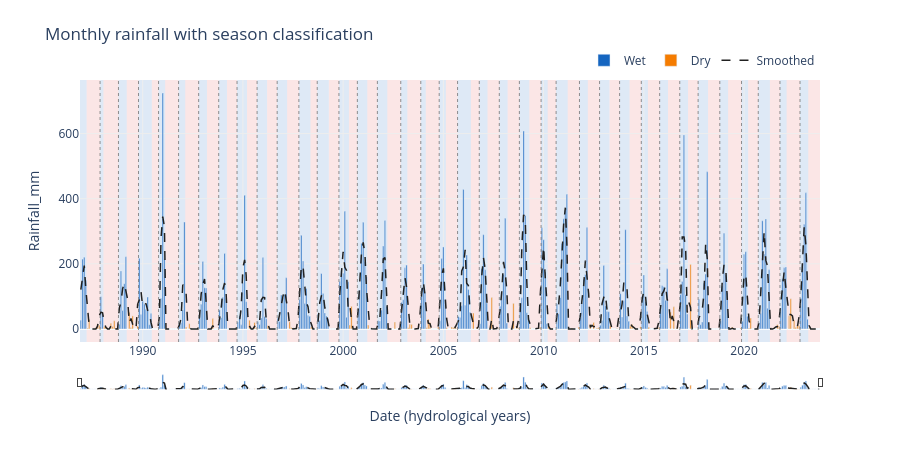

The code cell stored with this chart in its notebook:
### Code cell
from hydroseason.plot import plot_season_timeline, show

# Interactive bar chart — coloured by SeasonType, hydro-year boundaries, range slider
# show() enables scroll-to-zoom and responsive sizing
show(plot_season_timeline(result))

### Figure 1 — Plotly figure (JSON) as saved in the notebook; plotly's stock layout.template omitted (floating-point values rounded to 4 significant figures; data arrays with more than 128 entries replaced by an {"elided": "..."} marker saying what was removed)
{"data": [{"customdata": {"elided": "195 int values"}, "hovertemplate": "<b>%{x|%b %Y}</b><br>Rainfall_mm: %{y:.1f}<br>Season: Wet<br>Hydro Year: %{customdata}<br><extra></extra>", "marker": {"color": "#1565C0"}, "name": "Wet", "type": "bar", "x": {"elided": "195 str values"}, "y": {"elided": "195 float values"}}, {"customdata": {"elided": "248 int values"}, "hovertemplate": "<b>%{x|%b %Y}</b><br>Rainfall_mm: %{y:.1f}<br>Season: Dry<br>Hydro Year: %{customdata}<br><extra></extra>", "marker": {"color": "#F57C00"}, "name": "Dry", "type": "bar", "x": {"elided": "248 str values"}, "y": {"elided": "248 float values"}}, {"hovertemplate": "<b>%{x|%b %Y}</b><br>Smoothed: %{y:.1f}<extra></extra>", "line": {"color": "#212121", "dash": "dash", "width": 1.5}, "mode": "lines", "name": "Smoothed", "type": "scatter", "x": {"elided": "443 str values"}, "y": {"elided": "443 float values"}}], "layout": {"barmode": "overlay", "dragmode": "pan", "height": 450, "hoverlabel": {"bgcolor": "white"}, "legend": {"orientation": "h", "x": 1, "xanchor": "right", "y": 1.02, "yanchor": "bottom"}, "margin": {"b": 60, "t": 80}, "paper_bgcolor": "white", "plot_bgcolor": "white", "shapes": [{"fillcolor": "rgba(21, 101, 192, 0.14)", "layer": "below", "line": {"width": 0}, "type": "rect", "x0": "1986-11-15T12:00:00", "x1": "1987-03-16T12:00:00", "xref": "x", "y0": 0, "y1": 1, "yref": "paper"}, {"fillcolor": "rgba(229, 115, 115, 0.18)", "layer": "below", "line": {"width": 0}, "type": "rect", "x0": "1987-03-16T12:00:00", "x1": "1987-11-16T00:00:00", "xref": "x", "y0": 0, "y1": 1, "yref": "paper"}, {"fillcolor": "rgba(21, 101, 192, 0.14)", "layer": "below", "line": {"width": 0}, "type": "rect", "x0": "1987-11-16T00:00:00", "x1": "1988-01-16T12:00:00", "xref": "x", "y0": 0, "y1": 1, "yref": "paper"}, {"fillcolor": "rgba(229, 115, 115, 0.18)", "layer": "below", "line": {"width": 0}, "type": "rect", "x0": "1988-01-16T12:00:00", "x1": "1988-10-16T12:00:00", "xref": "x", "y0": 0, "y1": 1, "yref": "paper"}, {"fillcolor": "rgba(21, 101, 192, 0.14)", "layer": "below", "line": {"width": 0}, "type": "rect", "x0": "1988-10-16T12:00:00", "x1": "1989-03-16T12:00:00", "xref": "x", "y0": 0, "y1": 1, "yref": "paper"}, {"fillcolor": "rgba(229, 115, 115, 0.18)", "layer": "below", "line": {"width": 0}, "type": "rect", "x0": "1989-03-16T12:00:00", "x1": "1989-10-16T12:00:00", "xref": "x", "y0": 0, "y1": 1, "yref": "paper"}, {"fillcolor": "rgba(21, 101, 192, 0.14)", "layer": "below", "line": {"width": 0}, "type": "rect", "x0": "1989-10-16T12:00:00", "x1": "1990-06-16T00:00:00", "xref": "x", "y0": 0, "y1": 1, "yref": "paper"}, {"fillcolor": "rgba(229, 115, 115, 0.18)", "layer": "below", "line": {"width": 0}, "type": "rect", "x0": "1990-06-16T00:00:00", "x1": "1990-10-16T12:00:00", "xref": "x", "y0": 0, "y1": 1, "yref": "paper"}, {"fillcolor": "rgba(21, 101, 192, 0.14)", "layer": "below", "line": {"width": 0}, "type": "rect", "x0": "1990-10-16T12:00:00", "x1": "1991-02-15T00:00:00", "xref": "x", "y0": 0, "y1": 1, "yref": "paper"}, {"fillcolor": "rgba(229, 115, 115, 0.18)", "layer": "below", "line": {"width": 0}, "type": "rect", "x0": "1991-02-15T00:00:00", "x1": "1991-10-16T12:00:00", "xref": "x", "y0": 0, "y1": 1, "yref": "paper"}, {"fillcolor": "rgba(21, 101, 192, 0.14)", "layer": "below", "line": {"width": 0}, "type": "rect", "x0": "1991-10-16T12:00:00", "x1": "1992-02-15T12:00:00", "xref": "x", "y0": 0, "y1": 1, "yref": "paper"}, {"fillcolor": "rgba(229, 115, 115, 0.18)", "layer": "below", "line": {"width": 0}, "type": "rect", "x0": "1992-02-15T12:00:00", "x1": "1992-10-16T12:00:00", "xref": "x", "y0": 0, "y1": 1, "yref": "paper"}, {"fillcolor": "rgba(21, 101, 192, 0.14)", "layer": "below", "line": {"width": 0}, "type": "rect", "x0": "1992-10-16T12:00:00", "x1": "1993-03-16T12:00:00", "xref": "x", "y0": 0, "y1": 1, "yref": "paper"}, {"fillcolor": "rgba(229, 115, 115, 0.18)", "layer": "below", "line": {"width": 0}, "type": "rect", "x0": "1993-03-16T12:00:00", "x1": "1993-10-16T12:00:00", "xref": "x", "y0": 0, "y1": 1, "yref": "paper"}, {"fillcolor": "rgba(21, 101, 192, 0.14)", "layer": "below", "line": {"width": 0}, "type": "rect", "x0": "1993-10-16T12:00:00", "x1": "1994-03-16T12:00:00", "xref": "x", "y0": 0, "y1": 1, "yref": "paper"}, {"fillcolor": "rgba(229, 115, 115, 0.18)", "layer": "below", "line": {"width": 0}, "type": "rect", "x0": "1994-03-16T12:00:00", "x1": "1994-09-16T00:00:00", "xref": "x", "y0": 0, "y1": 1, "yref": "paper"}, {"fillcolor": "rgba(21, 101, 192, 0.14)", "layer": "below", "line": {"width": 0}, "type": "rect", "x0": "1994-09-16T00:00:00", "x1": "1995-03-16T12:00:00", "xref": "x", "y0": 0, "y1": 1, "yref": "paper"}, {"fillcolor": "rgba(229, 115, 115, 0.18)", "layer": "below", "line": {"width": 0}, "type": "rect", "x0": "1995-03-16T12:00:00", "x1": "1995-09-16T00:00:00", "xref": "x", "y0": 0, "y1": 1, "yref": "paper"}, {"fillcolor": "rgba(21, 101, 192, 0.14)", "layer": "below", "line": {"width": 0}, "type": "rect", "x0": "1995-09-16T00:00:00", "x1": "1996-03-16T12:00:00", "xref": "x", "y0": 0, "y1": 1, "yref": "paper"}, {"fillcolor": "rgba(229, 115, 115, 0.18)", "layer": "below", "line": {"width": 0}, "type": "rect", "x0": "1996-03-16T12:00:00", "x1": "1996-09-16T00:00:00", "xref": "x", "y0": 0, "y1": 1, "yref": "paper"}, {"fillcolor": "rgba(21, 101, 192, 0.14)", "layer": "below", "line": {"width": 0}, "type": "rect", "x0": "1996-09-16T00:00:00", "x1": "1997-03-16T12:00:00", "xref": "x", "y0": 0, "y1": 1, "yref": "paper"}, {"fillcolor": "rgba(229, 115, 115, 0.18)", "layer": "below", "line": {"width": 0}, "type": "rect", "x0": "1997-03-16T12:00:00", "x1": "1997-10-16T12:00:00", "xref": "x", "y0": 0, "y1": 1, "yref": "paper"}, {"fillcolor": "rgba(21, 101, 192, 0.14)", "layer": "below", "line": {"width": 0}, "type": "rect", "x0": "1997-10-16T12:00:00", "x1": "1998-05-16T12:00:00", "xref": "x", "y0": 0, "y1": 1, "yref": "paper"}, {"fillcolor": "rgba(229, 115, 115, 0.18)", "layer": "below", "line": {"width": 0}, "type": "rect", "x0": "1998-05-16T12:00:00", "x1": "1998-09-16T00:00:00", "xref": "x", "y0": 0, "y1": 1, "yref": "paper"}, {"fillcolor": "rgba(21, 101, 192, 0.14)", "layer": "below", "line": {"width": 0}, "type": "rect", "x0": "1998-09-16T00:00:00", "x1": "1999-04-16T00:00:00", "xref": "x", "y0": 0, "y1": 1, "yref": "paper"}, {"fillcolor": "rgba(229, 115, 115, 0.18)", "layer": "below", "line": {"width": 0}, "type": "rect", "x0": "1999-04-16T00:00:00", "x1": "1999-10-16T12:00:00", "xref": "x", "y0": 0, "y1": 1, "yref": "paper"}, {"fillcolor": "rgba(21, 101, 192, 0.14)", "layer": "below", "line": {"width": 0}, "type": "rect", "x0": "1999-10-16T12:00:00", "x1": "2000-04-16T00:00:00", "xref": "x", "y0": 0, "y1": 1, "yref": "paper"}, {"fillcolor": "rgba(229, 115, 115, 0.18)", "layer": "below", "line": {"width": 0}, "type": "rect", "x0": "2000-04-16T00:00:00", "x1": "2000-09-16T00:00:00", "xref": "x", "y0": 0, "y1": 1, "yref": "paper"}, {"fillcolor": "rgba(21, 101, 192, 0.14)", "layer": "below", "line": {"width": 0}, "type": "rect", "x0": "2000-09-16T00:00:00", "x1": "2001-03-16T12:00:00", "xref": "x", "y0": 0, "y1": 1, "yref": "paper"}, {"fillcolor": "rgba(229, 115, 115, 0.18)", "layer": "below", "line": {"width": 0}, "type": "rect", "x0": "2001-03-16T12:00:00", "x1": "2001-09-16T00:00:00", "xref": "x", "y0": 0, "y1": 1, "yref": "paper"}, {"fillcolor": "rgba(21, 101, 192, 0.14)", "layer": "below", "line": {"width": 0}, "type": "rect", "x0": "2001-09-16T00:00:00", "x1": "2002-03-16T12:00:00", "xref": "x", "y0": 0, "y1": 1, "yref": "paper"}, {"fillcolor": "rgba(229, 115, 115, 0.18)", "layer": "below", "line": {"width": 0}, "type": "rect", "x0": "2002-03-16T12:00:00", "x1": "2002-11-16T00:00:00", "xref": "x", "y0": 0, "y1": 1, "yref": "paper"}, {"fillcolor": "rgba(21, 101, 192, 0.14)", "layer": "below", "line": {"width": 0}, "type": "rect", "x0": "2002-11-16T00:00:00", "x1": "2003-03-16T12:00:00", "xref": "x", "y0": 0, "y1": 1, "yref": "paper"}, {"fillcolor": "rgba(229, 115, 115, 0.18)", "layer": "below", "line": {"width": 0}, "type": "rect", "x0": "2003-03-16T12:00:00", "x1": "2003-11-16T00:00:00", "xref": "x", "y0": 0, "y1": 1, "yref": "paper"}, {"fillcolor": "rgba(21, 101, 192, 0.14)", "layer": "below", "line": {"width": 0}, "type": "rect", "x0": "2003-11-16T00:00:00", "x1": "2004-02-15T12:00:00", "xref": "x", "y0": 0, "y1": 1, "yref": "paper"}, {"fillcolor": "rgba(229, 115, 115, 0.18)", "layer": "below", "line": {"width": 0}, "type": "rect", "x0": "2004-02-15T12:00:00", "x1": "2004-10-16T12:00:00", "xref": "x", "y0": 0, "y1": 1, "yref": "paper"}, {"fillcolor": "rgba(21, 101, 192, 0.14)", "layer": "below", "line": {"width": 0}, "type": "rect", "x0": "2004-10-16T12:00:00", "x1": "2005-02-15T00:00:00", "xref": "x", "y0": 0, "y1": 1, "yref": "paper"}, {"fillcolor": "rgba(229, 115, 115, 0.18)", "layer": "below", "line": {"width": 0}, "type": "rect", "x0": "2005-02-15T00:00:00", "x1": "2005-09-16T00:00:00", "xref": "x", "y0": 0, "y1": 1, "yref": "paper"}, {"fillcolor": "rgba(21, 101, 192, 0.14)", "layer": "below", "line": {"width": 0}, "type": "rect", "x0": "2005-09-16T00:00:00", "x1": "2006-05-16T12:00:00", "xref": "x", "y0": 0, "y1": 1, "yref": "paper"}, {"fillcolor": "rgba(229, 115, 115, 0.18)", "layer": "below", "line": {"width": 0}, "type": "rect", "x0": "2006-05-16T12:00:00", "x1": "2006-10-16T12:00:00", "xref": "x", "y0": 0, "y1": 1, "yref": "paper"}, {"fillcolor": "rgba(21, 101, 192, 0.14)", "layer": "below", "line": {"width": 0}, "type": "rect", "x0": "2006-10-16T12:00:00", "x1": "2007-03-16T12:00:00", "xref": "x", "y0": 0, "y1": 1, "yref": "paper"}, {"fillcolor": "rgba(229, 115, 115, 0.18)", "layer": "below", "line": {"width": 0}, "type": "rect", "x0": "2007-03-16T12:00:00", "x1": "2007-10-16T12:00:00", "xref": "x", "y0": 0, "y1": 1, "yref": "paper"}, {"fillcolor": "rgba(21, 101, 192, 0.14)", "layer": "below", "line": {"width": 0}, "type": "rect", "x0": "2007-10-16T12:00:00", "x1": "2008-03-16T12:00:00", "xref": "x", "y0": 0, "y1": 1, "yref": "paper"}, {"fillcolor": "rgba(229, 115, 115, 0.18)", "layer": "below", "line": {"width": 0}, "type": "rect", "x0": "2008-03-16T12:00:00", "x1": "2008-10-16T12:00:00", "xref": "x", "y0": 0, "y1": 1, "yref": "paper"}, {"fillcolor": "rgba(21, 101, 192, 0.14)", "layer": "below", "line": {"width": 0}, "type": "rect", "x0": "2008-10-16T12:00:00", "x1": "2009-04-16T00:00:00", "xref": "x", "y0": 0, "y1": 1, "yref": "paper"}, {"fillcolor": "rgba(229, 115, 115, 0.18)", "layer": "below", "line": {"width": 0}, "type": "rect", "x0": "2009-04-16T00:00:00", "x1": "2009-11-16T00:00:00", "xref": "x", "y0": 0, "y1": 1, "yref": "paper"}, {"fillcolor": "rgba(21, 101, 192, 0.14)", "layer": "below", "line": {"width": 0}, "type": "rect", "x0": "2009-11-16T00:00:00", "x1": "2010-03-16T12:00:00", "xref": "x", "y0": 0, "y1": 1, "yref": "paper"}, {"fillcolor": "rgba(229, 115, 115, 0.18)", "layer": "below", "line": {"width": 0}, "type": "rect", "x0": "2010-03-16T12:00:00", "x1": "2010-08-16T12:00:00", "xref": "x", "y0": 0, "y1": 1, "yref": "paper"}, {"fillcolor": "rgba(21, 101, 192, 0.14)", "layer": "below", "line": {"width": 0}, "type": "rect", "x0": "2010-08-16T12:00:00", "x1": "2011-03-16T12:00:00", "xref": "x", "y0": 0, "y1": 1, "yref": "paper"}, {"fillcolor": "rgba(229, 115, 115, 0.18)", "layer": "below", "line": {"width": 0}, "type": "rect", "x0": "2011-03-16T12:00:00", "x1": "2011-10-16T12:00:00", "xref": "x", "y0": 0, "y1": 1, "yref": "paper"}, {"fillcolor": "rgba(21, 101, 192, 0.14)", "layer": "below", "line": {"width": 0}, "type": "rect", "x0": "2011-10-16T12:00:00", "x1": "2012-03-16T12:00:00", "xref": "x", "y0": 0, "y1": 1, "yref": "paper"}, {"fillcolor": "rgba(229, 115, 115, 0.18)", "layer": "below", "line": {"width": 0}, "type": "rect", "x0": "2012-03-16T12:00:00", "x1": "2012-10-16T12:00:00", "xref": "x", "y0": 0, "y1": 1, "yref": "paper"}, {"fillcolor": "rgba(21, 101, 192, 0.14)", "layer": "below", "line": {"width": 0}, "type": "rect", "x0": "2012-10-16T12:00:00", "x1": "2013-04-16T00:00:00", "xref": "x", "y0": 0, "y1": 1, "yref": "paper"}, {"fillcolor": "rgba(229, 115, 115, 0.18)", "layer": "below", "line": {"width": 0}, "type": "rect", "x0": "2013-04-16T00:00:00", "x1": "2013-10-16T12:00:00", "xref": "x", "y0": 0, "y1": 1, "yref": "paper"}, {"fillcolor": "rgba(21, 101, 192, 0.14)", "layer": "below", "line": {"width": 0}, "type": "rect", "x0": "2013-10-16T12:00:00", "x1": "2014-04-16T00:00:00", "xref": "x", "y0": 0, "y1": 1, "yref": "paper"}, {"fillcolor": "rgba(229, 115, 115, 0.18)", "layer": "below", "line": {"width": 0}, "type": "rect", "x0": "2014-04-16T00:00:00", "x1": "2014-11-16T00:00:00", "xref": "x", "y0": 0, "y1": 1, "yref": "paper"}, {"fillcolor": "rgba(21, 101, 192, 0.14)", "layer": "below", "line": {"width": 0}, "type": "rect", "x0": "2014-11-16T00:00:00", "x1": "2015-03-16T12:00:00", "xref": "x", "y0": 0, "y1": 1, "yref": "paper"}, {"fillcolor": "rgba(229, 115, 115, 0.18)", "layer": "below", "line": {"width": 0}, "type": "rect", "x0": "2015-03-16T12:00:00", "x1": "2015-10-16T12:00:00", "xref": "x", "y0": 0, "y1": 1, "yref": "paper"}, {"fillcolor": "rgba(21, 101, 192, 0.14)", "layer": "below", "line": {"width": 0}, "type": "rect", "x0": "2015-10-16T12:00:00", "x1": "2016-03-16T12:00:00", "xref": "x", "y0": 0, "y1": 1, "yref": "paper"}, {"fillcolor": "rgba(229, 115, 115, 0.18)", "layer": "below", "line": {"width": 0}, "type": "rect", "x0": "2016-03-16T12:00:00", "x1": "2016-10-16T12:00:00", "xref": "x", "y0": 0, "y1": 1, "yref": "paper"}, {"fillcolor": "rgba(21, 101, 192, 0.14)", "layer": "below", "line": {"width": 0}, "type": "rect", "x0": "2016-10-16T12:00:00", "x1": "2017-03-16T12:00:00", "xref": "x", "y0": 0, "y1": 1, "yref": "paper"}, {"fillcolor": "rgba(229, 115, 115, 0.18)", "layer": "below", "line": {"width": 0}, "type": "rect", "x0": "2017-03-16T12:00:00", "x1": "2017-09-16T00:00:00", "xref": "x", "y0": 0, "y1": 1, "yref": "paper"}, {"fillcolor": "rgba(21, 101, 192, 0.14)", "layer": "below", "line": {"width": 0}, "type": "rect", "x0": "2017-09-16T00:00:00", "x1": "2018-03-16T12:00:00", "xref": "x", "y0": 0, "y1": 1, "yref": "paper"}, {"fillcolor": "rgba(229, 115, 115, 0.18)", "layer": "below", "line": {"width": 0}, "type": "rect", "x0": "2018-03-16T12:00:00", "x1": "2018-10-16T12:00:00", "xref": "x", "y0": 0, "y1": 1, "yref": "paper"}, {"fillcolor": "rgba(21, 101, 192, 0.14)", "layer": "below", "line": {"width": 0}, "type": "rect", "x0": "2018-10-16T12:00:00", "x1": "2019-03-16T12:00:00", "xref": "x", "y0": 0, "y1": 1, "yref": "paper"}, {"fillcolor": "rgba(229, 115, 115, 0.18)", "layer": "below", "line": {"width": 0}, "type": "rect", "x0": "2019-03-16T12:00:00", "x1": "2019-11-16T00:00:00", "xref": "x", "y0": 0, "y1": 1, "yref": "paper"}, {"fillcolor": "rgba(21, 101, 192, 0.14)", "layer": "below", "line": {"width": 0}, "type": "rect", "x0": "2019-11-16T00:00:00", "x1": "2020-03-16T12:00:00", "xref": "x", "y0": 0, "y1": 1, "yref": "paper"}, {"fillcolor": "rgba(229, 115, 115, 0.18)", "layer": "below", "line": {"width": 0}, "type": "rect", "x0": "2020-03-16T12:00:00", "x1": "2020-09-16T00:00:00", "xref": "x", "y0": 0, "y1": 1, "yref": "paper"}, {"fillcolor": "rgba(21, 101, 192, 0.14)", "layer": "below", "line": {"width": 0}, "type": "rect", "x0": "2020-09-16T00:00:00", "x1": "2021-04-16T00:00:00", "xref": "x", "y0": 0, "y1": 1, "yref": "paper"}, {"fillcolor": "rgba(229, 115, 115, 0.18)", "layer": "below", "line": {"width": 0}, "type": "rect", "x0": "2021-04-16T00:00:00", "x1": "2021-10-16T12:00:00", "xref": "x", "y0": 0, "y1": 1, "yref": "paper"}, {"fillcolor": "rgba(21, 101, 192, 0.14)", "layer": "below", "line": {"width": 0}, "type": "rect", "x0": "2021-10-16T12:00:00", "x1": "2022-02-15T00:00:00", "xref": "x", "y0": 0, "y1": 1, "yref": "paper"}, {"fillcolor": "rgba(229, 115, 115, 0.18)", "layer": "below", "line": {"width": 0}, "type": "rect", "x0": "2022-02-15T00:00:00", "x1": "2022-10-16T12:00:00", "xref": "x", "y0": 0, "y1": 1, "yref": "paper"}, {"fillcolor": "rgba(21, 101, 192, 0.14)", "layer": "below", "line": {"width": 0}, "type": "rect", "x0": "2022-10-16T12:00:00", "x1": "2023-03-16T12:00:00", "xref": "x", "y0": 0, "y1": 1, "yref": "paper"}, {"fillcolor": "rgba(229, 115, 115, 0.18)", "layer": "below", "line": {"width": 0}, "type": "rect", "x0": "2023-03-16T12:00:00", "x1": "2023-10-16T00:00:00", "xref": "x", "y0": 0, "y1": 1, "yref": "paper"}, {"line": {"color": "#757575", "dash": "dot", "width": 0.8}, "type": "line", "x0": "1987-11-16T00:00:00", "x1": "1987-11-16T00:00:00", "xref": "x", "y0": 0, "y1": 1, "yref": "paper"}, {"line": {"color": "#757575", "dash": "dot", "width": 0.8}, "type": "line", "x0": "1988-10-16T12:00:00", "x1": "1988-10-16T12:00:00", "xref": "x", "y0": 0, "y1": 1, "yref": "paper"}, {"line": {"color": "#757575", "dash": "dot", "width": 0.8}, "type": "line", "x0": "1989-10-16T12:00:00", "x1": "1989-10-16T12:00:00", "xref": "x", "y0": 0, "y1": 1, "yref": "paper"}, {"line": {"color": "#757575", "dash": "dot", "width": 0.8}, "type": "line", "x0": "1990-10-16T12:00:00", "x1": "1990-10-16T12:00:00", "xref": "x", "y0": 0, "y1": 1, "yref": "paper"}, {"line": {"color": "#757575", "dash": "dot", "width": 0.8}, "type": "line", "x0": "1991-10-16T12:00:00", "x1": "1991-10-16T12:00:00", "xref": "x", "y0": 0, "y1": 1, "yref": "paper"}, {"line": {"color": "#757575", "dash": "dot", "width": 0.8}, "type": "line", "x0": "1992-10-16T12:00:00", "x1": "1992-10-16T12:00:00", "xref": "x", "y0": 0, "y1": 1, "yref": "paper"}, {"line": {"color": "#757575", "dash": "dot", "width": 0.8}, "type": "line", "x0": "1993-10-16T12:00:00", "x1": "1993-10-16T12:00:00", "xref": "x", "y0": 0, "y1": 1, "yref": "paper"}, {"line": {"color": "#757575", "dash": "dot", "width": 0.8}, "type": "line", "x0": "1994-09-16T00:00:00", "x1": "1994-09-16T00:00:00", "xref": "x", "y0": 0, "y1": 1, "yref": "paper"}, {"line": {"color": "#757575", "dash": "dot", "width": 0.8}, "type": "line", "x0": "1995-09-16T00:00:00", "x1": "1995-09-16T00:00:00", "xref": "x", "y0": 0, "y1": 1, "yref": "paper"}, {"line": {"color": "#757575", "dash": "dot", "width": 0.8}, "type": "line", "x0": "1996-09-16T00:00:00", "x1": "1996-09-16T00:00:00", "xref": "x", "y0": 0, "y1": 1, "yref": "paper"}, {"line": {"color": "#757575", "dash": "dot", "width": 0.8}, "type": "line", "x0": "1997-10-16T12:00:00", "x1": "1997-10-16T12:00:00", "xref": "x", "y0": 0, "y1": 1, "yref": "paper"}, {"line": {"color": "#757575", "dash": "dot", "width": 0.8}, "type": "line", "x0": "1998-09-16T00:00:00", "x1": "1998-09-16T00:00:00", "xref": "x", "y0": 0, "y1": 1, "yref": "paper"}, {"line": {"color": "#757575", "dash": "dot", "width": 0.8}, "type": "line", "x0": "1999-10-16T12:00:00", "x1": "1999-10-16T12:00:00", "xref": "x", "y0": 0, "y1": 1, "yref": "paper"}, {"line": {"color": "#757575", "dash": "dot", "width": 0.8}, "type": "line", "x0": "2000-09-16T00:00:00", "x1": "2000-09-16T00:00:00", "xref": "x", "y0": 0, "y1": 1, "yref": "paper"}, {"line": {"color": "#757575", "dash": "dot", "width": 0.8}, "type": "line", "x0": "2001-09-16T00:00:00", "x1": "2001-09-16T00:00:00", "xref": "x", "y0": 0, "y1": 1, "yref": "paper"}, {"line": {"color": "#757575", "dash": "dot", "width": 0.8}, "type": "line", "x0": "2002-11-16T00:00:00", "x1": "2002-11-16T00:00:00", "xref": "x", "y0": 0, "y1": 1, "yref": "paper"}, {"line": {"color": "#757575", "dash": "dot", "width": 0.8}, "type": "line", "x0": "2003-11-16T00:00:00", "x1": "2003-11-16T00:00:00", "xref": "x", "y0": 0, "y1": 1, "yref": "paper"}, {"line": {"color": "#757575", "dash": "dot", "width": 0.8}, "type": "line", "x0": "2004-10-16T12:00:00", "x1": "2004-10-16T12:00:00", "xref": "x", "y0": 0, "y1": 1, "yref": "paper"}, {"line": {"color": "#757575", "dash": "dot", "width": 0.8}, "type": "line", "x0": "2005-09-16T00:00:00", "x1": "2005-09-16T00:00:00", "xref": "x", "y0": 0, "y1": 1, "yref": "paper"}, {"line": {"color": "#757575", "dash": "dot", "width": 0.8}, "type": "line", "x0": "2006-10-16T12:00:00", "x1": "2006-10-16T12:00:00", "xref": "x", "y0": 0, "y1": 1, "yref": "paper"}, {"line": {"color": "#757575", "dash": "dot", "width": 0.8}, "type": "line", "x0": "2007-10-16T12:00:00", "x1": "2007-10-16T12:00:00", "xref": "x", "y0": 0, "y1": 1, "yref": "paper"}, {"line": {"color": "#757575", "dash": "dot", "width": 0.8}, "type": "line", "x0": "2008-10-16T12:00:00", "x1": "2008-10-16T12:00:00", "xref": "x", "y0": 0, "y1": 1, "yref": "paper"}, {"line": {"color": "#757575", "dash": "dot", "width": 0.8}, "type": "line", "x0": "2009-11-16T00:00:00", "x1": "2009-11-16T00:00:00", "xref": "x", "y0": 0, "y1": 1, "yref": "paper"}, {"line": {"color": "#757575", "dash": "dot", "width": 0.8}, "type": "line", "x0": "2010-08-16T12:00:00", "x1": "2010-08-16T12:00:00", "xref": "x", "y0": 0, "y1": 1, "yref": "paper"}, {"line": {"color": "#757575", "dash": "dot", "width": 0.8}, "type": "line", "x0": "2011-10-16T12:00:00", "x1": "2011-10-16T12:00:00", "xref": "x", "y0": 0, "y1": 1, "yref": "paper"}, {"line": {"color": "#757575", "dash": "dot", "width": 0.8}, "type": "line", "x0": "2012-10-16T12:00:00", "x1": "2012-10-16T12:00:00", "xref": "x", "y0": 0, "y1": 1, "yref": "paper"}, {"line": {"color": "#757575", "dash": "dot", "width": 0.8}, "type": "line", "x0": "2013-10-16T12:00:00", "x1": "2013-10-16T12:00:00", "xref": "x", "y0": 0, "y1": 1, "yref": "paper"}, {"line": {"color": "#757575", "dash": "dot", "width": 0.8}, "type": "line", "x0": "2014-11-16T00:00:00", "x1": "2014-11-16T00:00:00", "xref": "x", "y0": 0, "y1": 1, "yref": "paper"}, {"line": {"color": "#757575", "dash": "dot", "width": 0.8}, "type": "line", "x0": "2015-10-16T12:00:00", "x1": "2015-10-16T12:00:00", "xref": "x", "y0": 0, "y1": 1, "yref": "paper"}, {"line": {"color": "#757575", "dash": "dot", "width": 0.8}, "type": "line", "x0": "2016-10-16T12:00:00", "x1": "2016-10-16T12:00:00", "xref": "x", "y0": 0, "y1": 1, "yref": "paper"}, {"line": {"color": "#757575", "dash": "dot", "width": 0.8}, "type": "line", "x0": "2017-09-16T00:00:00", "x1": "2017-09-16T00:00:00", "xref": "x", "y0": 0, "y1": 1, "yref": "paper"}, {"line": {"color": "#757575", "dash": "dot", "width": 0.8}, "type": "line", "x0": "2018-10-16T12:00:00", "x1": "2018-10-16T12:00:00", "xref": "x", "y0": 0, "y1": 1, "yref": "paper"}, {"line": {"color": "#757575", "dash": "dot", "width": 0.8}, "type": "line", "x0": "2019-11-16T00:00:00", "x1": "2019-11-16T00:00:00", "xref": "x", "y0": 0, "y1": 1, "yref": "paper"}, {"line": {"color": "#757575", "dash": "dot", "width": 0.8}, "type": "line", "x0": "2020-09-16T00:00:00", "x1": "2020-09-16T00:00:00", "xref": "x", "y0": 0, "y1": 1, "yref": "paper"}, {"line": {"color": "#757575", "dash": "dot", "width": 0.8}, "type": "line", "x0": "2021-10-16T12:00:00", "x1": "2021-10-16T12:00:00", "xref": "x", "y0": 0, "y1": 1, "yref": "paper"}, {"line": {"color": "#757575", "dash": "dot", "width": 0.8}, "type": "line", "x0": "2022-10-16T12:00:00", "x1": "2022-10-16T12:00:00", "xref": "x", "y0": 0, "y1": 1, "yref": "paper"}], "title": {"text": "Monthly rainfall with season classification"}, "xaxis": {"gridcolor": "#EEEEEE", "rangeslider": {"thickness": 0.05, "visible": true}, "showgrid": true, "title": {"text": "Date (hydrological years)"}, "type": "date"}, "yaxis": {"gridcolor": "#EEEEEE", "showgrid": true, "title": {"text": "Rainfall_mm"}}}}
